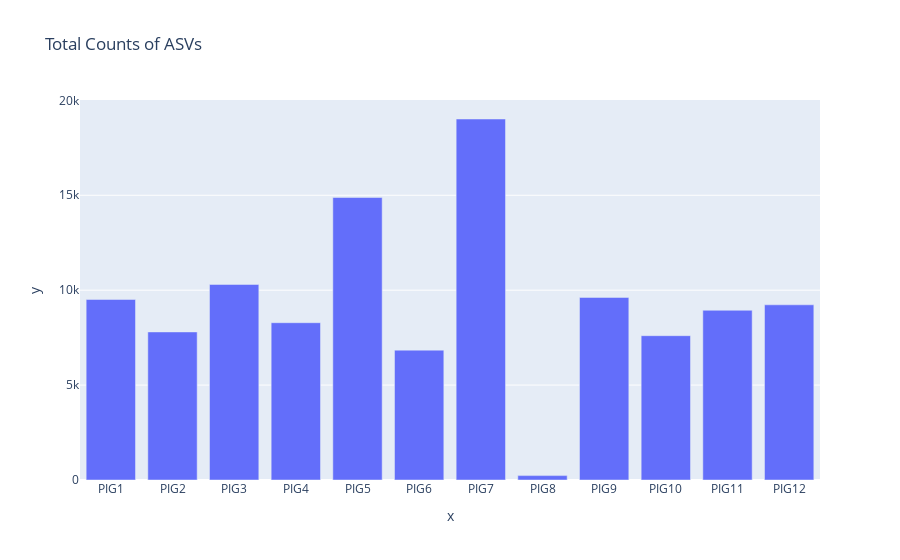

Source (notebook cell):
### Markdown cell above
##### Check for low sequencing depth
This is basically summing the counts across the simplified counts data frame. Could it just be that there is low diversity in bacteria?

### Code cell
total_counts = simplified_microbiome_df.iloc[:, 6:].sum(axis=0)
print(total_counts)
fig = px.bar(x=total_counts.index, y=total_counts, title="Total Counts of ASVs")
fig.show()
fig.write_html("./data/outputs/microbiome/simplified_microbiome_total_counts.html")

### Figure 1 — Plotly figure (JSON) as saved in the notebook; plotly's stock layout.template omitted (floating-point values rounded to 4 significant figures)
{"data": [{"hovertemplate": "x=%{x}<br>y=%{y}<extra></extra>", "legendgroup": "", "marker": {"color": "#636efa", "pattern": {"shape": ""}}, "name": "", "orientation": "v", "showlegend": false, "textposition": "auto", "type": "bar", "x": ["PIG1", "PIG2", "PIG3", "PIG4", "PIG5", "PIG6", "PIG7", "PIG8", "PIG9", "PIG10", "PIG11", "PIG12"], "xaxis": "x", "y": [9510.0, 7801.0, 10300.0, 8286.0, 14880.0, 6842.0, 19020.0, 230.7, 9619.0, 7603.0, 8941.0, 9229.0], "yaxis": "y"}], "layout": {"barmode": "relative", "legend": {"tracegroupgap": 0}, "title": {"text": "Total Counts of ASVs"}, "xaxis": {"anchor": "y", "domain": [0, 1], "title": {"text": "x"}}, "yaxis": {"anchor": "x", "domain": [0, 1], "title": {"text": "y"}}}}
